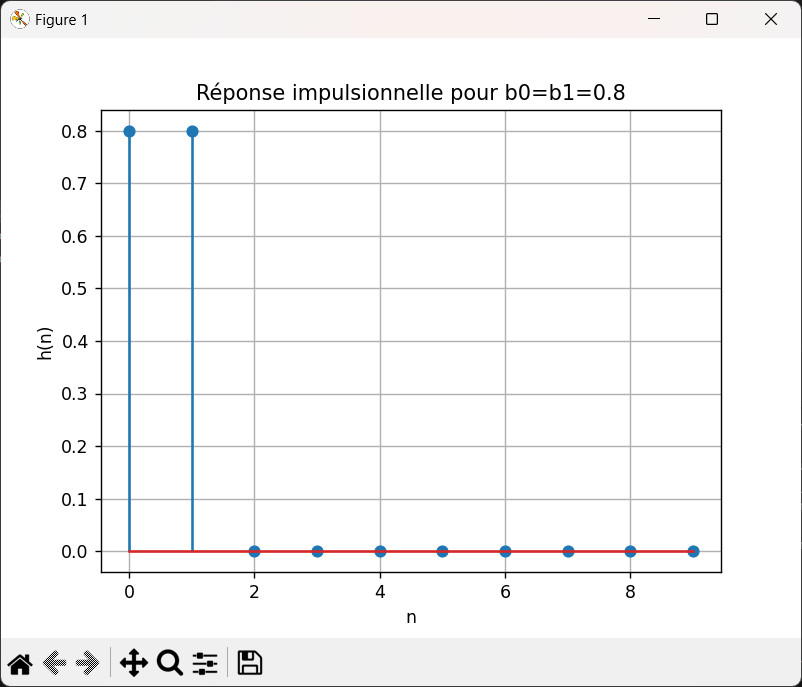

Generate this figure with Python:
import numpy as np
import matplotlib.pyplot as plt
from scipy.signal import lfilter

b0, b1 = 0.8, 0.8
b = [b0, b1]
a = [1]  

impulsion = np.zeros(10)
impulsion[0] = 1  
h = lfilter(b, a, impulsion)

# Visualisation
plt.stem(h)
plt.title('Réponse impulsionnelle pour b0=b1=0.8')
plt.xlabel('n')
plt.ylabel('h(n)')
plt.grid()
plt.show()
